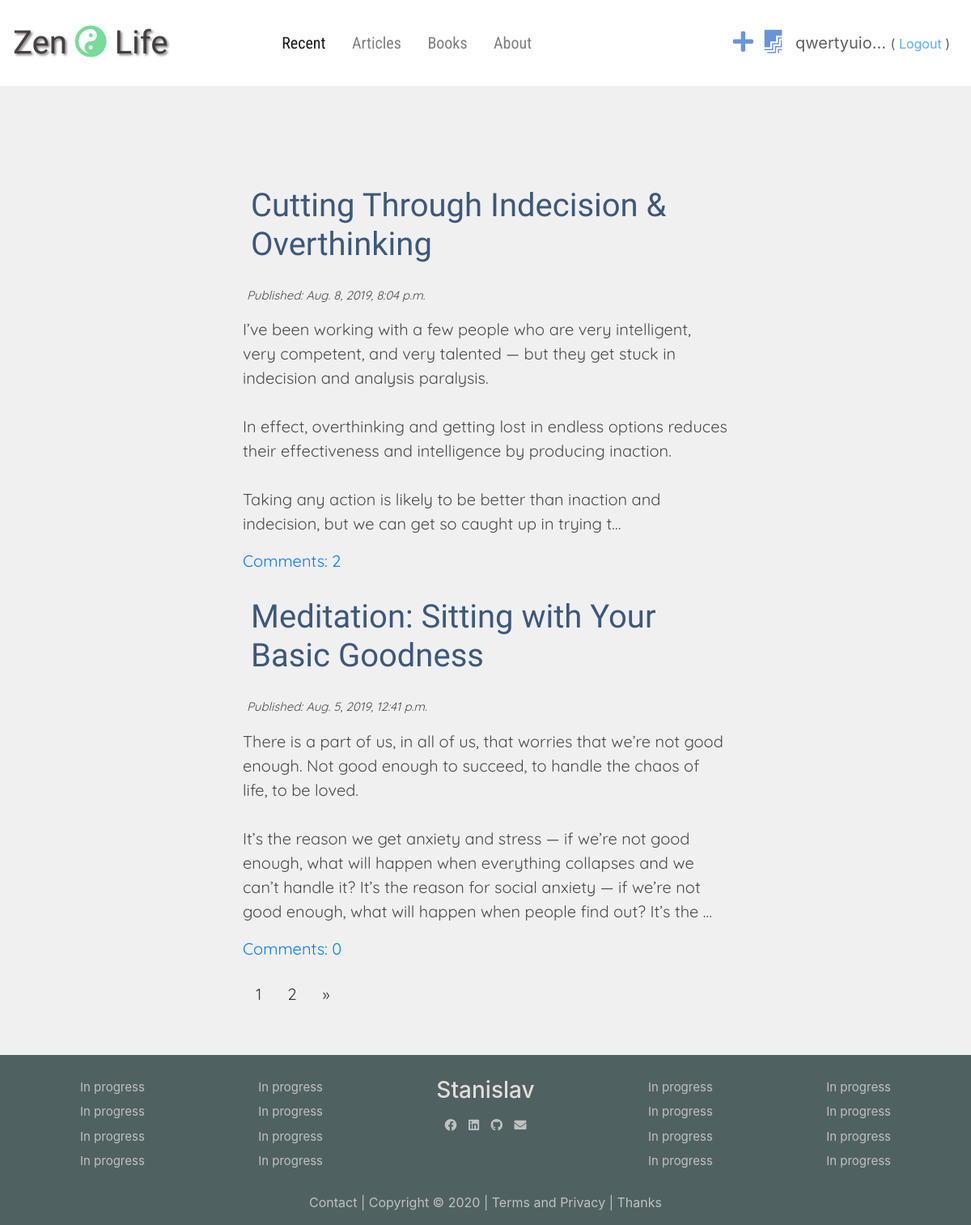
The page / (signed in) on the database its author committed.
### blogApp/models.py (models this page shows, shortened)
class Post(models.Model):
    author = models.ForeignKey('auth.User', on_delete=models.CASCADE)
    title = models.CharField(max_length=250)
    text = models.TextField()
    created_date = models.DateTimeField(default=timezone.now)
    published_date = models.DateTimeField(default=None)
    def approved_comments(self):
        return self.comments.filter(approved=True)

### blogApp/views.py (the view)
# urls.py: path('', views.post_list, name = 'post_list'),
def post_list(request):    #templates/blogApp/post_list.html but tempaltes is automatic
    all_posts = Post.objects.filter(published_date__lte=timezone.now()).order_by('-published_date')
    paginator = Paginator(all_posts, 2)
    page = request.GET.get('page')
    posts = paginator.get_page(page)
    page_range = []
    for i in range(posts.number-3, posts.number+4):
        if i >= 1 and i<= posts.paginator.num_pages:
            page_range.append(i)
    if len(page_range) < 2:
        page_range = []
    stuff_for_frontend = {'posts': posts, 'page_range':page_range}
    return render(request, 'blogApp/post_list.html', stuff_for_frontend)

### blogApp/templates/blogApp/post_list.html (shortened to what this page needs)
{% extends "blogApp/base.html" %}
{% block content %}
    {% for post in posts %}
    <div class="post-div">
        <h2><a href="{% url 'post_detail' pk=post.pk %}">{{ post.title }}</a></h3>
        <p class="time">Published: {{ post.published_date }}</p>
        <p>{{ post.text|truncatechars:400|linebreaksbr }}</p>
        <a href="{% url 'post_detail' pk=post.pk %}#comments">Comments: {{ post.approved_comments.count }}</a>
    </div>
    {% endfor %}
    <div class="pagination">
        {% for i in page_range %}
            <a href="?page={{ i }}"> {{ i }} </a>
        {% endfor %}
        {% if posts.has_next %}
            <a href="?page={{ posts.paginator.num_pages }}">&raquo;</a>
        {% endif %}
    </div>
{% endblock  %}

### blogApp/templates/blogApp/base.html (shortened to what this page needs)
{% load staticfiles %}
<!DOCTYPE html>
<html>
<head>
    <link rel="stylesheet" href="https://stackpath.bootstrapcdn.com/bootstrap/4.4.1/css/bootstrap.min.css">
    <link rel="stylesheet" href="https://use.fontawesome.com/releases/v5.9.0/css/all.css">
    <link rel="stylesheet" href="https://use.fontawesome.com/releases/v5.9.0/css/v4-shims.css">
    <link rel="stylesheet" href=" {% static 'css/blogApp.css' %} ">
    <link rel="stylesheet" href=" {% static 'css/zenburn.css' %} ">
</head>
<body>
    <nav class="navbar navbar-expand-md navbar-light">
        <a class="navbar-brand logo" href=" {% url 'post_list' %} ">Zen <i class="fas fa-yin-yang"></i> Life</a>
        <div class="collapse navbar-collapse nav-div" id="navbarSupportedContent">
            <ul class="navbar-nav">
                <li class="nav-item active">
                    <a class="nav-link" href=" {% url 'post_list' %}">Recent</a>
                </li>
                <li class="nav-item">
                    <a class="nav-link" href=" {% url 'articles' %}">Articles</a>
                </li>
                <li class="nav-item">
                    <a class="nav-link" href=" {% url 'books' %}">Books</a>
                </li>
                <li class="nav-item">
                    <a class="nav-link" href=" {% url 'about' %}">About</a>
                </li>
            </ul>
        </div>
        <div class="nav-login">
            {% if user.is_authenticated %}
            <a href=" {% url 'post_new' %} " data-toggle="tooltip" data-placement="bottom" title="Add a post"><i id="" class="fas fa-plus"></i></a>
            <a href="{% url 'post_draft' %}" data-toggle="tooltip" data-placement="bottom" title="See my drafts"><i id="" class="fab fa-firstdraft"></i></a>
            <p> {{ user.username|truncatechars:10 }} <small>( <a href="{% url 'logout' %}?next={% url 'post_list' %}">Logout</a>
                    )</small></p>
            {% else %}
            <a href="{% url 'login' %}" class="nav-else"><i class="fas fa-sign-in-alt fa-2x"></i></a>
            {% endif %}
        </div>
    </nav>
    <div class="content-wrapper">
        <div class="content-div col-md-6">
            {% block content %}
            {% endblock %}
        </div>
    </div>
    <div class="footer-wrapper">
        <div class="footer-div">
            <ul class="d-sm-block d-none">
                <li><a href="">In progress</a></li>
                <li><a href="">In progress</a></li>
                <li><a href="">In progress</a></li>
                <li><a href="">In progress</a></li>
            </ul>
            <ul class="d-lg-block d-none">
                <li><a href="">In progress</a></li>
                <li><a href="">In progress</a></li>
                <li><a href="">In progress</a></li>
                <li><a href="">In progress</a></li>
            </ul>
            <ul class="contact-info">
                <li><h3>Stanislav</h3></li>
                <li>
                    <a href=""><i class="fab fa-facebook"></i></a>
                    <a href=""><i class="fab fa-linkedin"></i></a>
                    <a href=""><i class="fab fa-github"></i></a>
                    <a href=""><i class="fas fa-envelope"></i></a>
                </li>
            </ul>
            <ul class="d-sm-block d-none">
                <li><a href="">In progress</a></li>
                <li><a href="">In progress</a></li>
                <li><a href="">In progress</a></li>
                <li><a href="">In progress</a></li>
            </ul>
            <ul class="d-lg-block d-none">
                <li><a href="">In progress</a></li>
                <li><a href="">In progress</a></li>
                <li><a href="">In progress</a></li>
                <li><a href="">In progress</a></li>
            </ul>
        </div>
        <p id="copyright">
            <a href="" class="d-none d-sm-inline-block">
                Contact |
            </a>
            <a href="">
                Copyright © 2020
            </a>
            <a href="" class="d-none d-sm-inline-block">
                | Terms and Privacy
            </a>
            <a href="" class="d-none d-md-inline-block">
                | Thanks
            </a></p>
    </div>
</body>
</html>

### blogApp/static/css/blogApp.css (style rules this page uses)
* { margin: 0; padding: 0; }
html, body { min-height: 100%; height: 100%; width: 100%; margin: 0; padding: 0; font-size: 100%; }
body { background-color: rgb(240, 240, 240); font-size: 16px; }
.navbar { background: #fff; }
.nav-div ul li { padding-right: 6% !important; }
.nav-div ul li a { font-size: 1.25rem; font-family: 'Roboto Condensed', sans-serif; color: rgb(59, 53, 53); }
.logo { color: rgb(105, 87, 87); font-size: 2.5rem; padding-right: 10%; font-family: 'Barriecito', cursive; text-shadow: 2px 2px 3px rgb(105, 87, 87); opacity: 0.8; }
.logo i { color: rgb(86, 211, 128); text-shadow: none; }
.nav-login { display: none; }
.nav-login a i { color: rgb(106, 147, 219); padding: 1.9rem 0.425rem; font-size: 1.8rem; }
.nav-login p { font-size: 1.25rem; color: rgb(59, 53, 53); opacity: 0.8; padding: 1.25rem 0.625rem; float: right; margin: 0; }
.nav-login p a { text-decoration: none; opacity: 0.8; }
.content-wrapper { text-align: center; margin-top: 7% }
.content-div { display: inline-block; text-align: left; padding: 1.25rem 0px; font-family: 'Quicksand', sans-serif; font-size: 1.25rem; }
.post-div { padding: 0.625rem 0; }
.post-div h2 { padding: 0.625rem 1.25rem 1.25rem 0.625rem; font-family: 'Indie Flower', cursive; font-size: 2.5rem; color: rgb(60, 88, 124); }
.post-div h2 a { text-decoration: none; font: bold; color: rgb(60, 88, 124); }
.post-div p { color: rgb(77, 74, 74); }
.time { margin-left: 5px !important; font-style: italic; font-size: 0.9375rem; }
.pagination { display: inline-block; }
.pagination a { padding: 0.8em; float: left; text-decoration: none; color: rgb(59, 53, 53); }
.footer-wrapper { background-color: rgb(80, 97, 97); width: 100%; }
.footer-wrapper p { text-align: center; color: silver; padding-bottom: 1rem !important; margin: 0; }
.footer-div { color: rgb(228, 220, 220); margin: 1rem 1.8rem; display: flex; text-align: center; justify-content: space-around; padding-top: 1rem; }
.footer-div ul { flex-flow: column; list-style: none; margin: 0.5rem 1rem; }
.footer-div ul li { padding: 3px; }
.footer-div ul li a { color: silver; text-decoration: none; font-size: 0.9375rem; }
.contact-info a i { padding: 5px; }
#copyright a { text-decoration: none; color: silver; }
@media only screen and (min-width: 768px) { .nav-login { display: flex; align-items: center; } }

### rows shown on the page
Post: title "Cutting Through Indecision & Overthinking", published_date "Aug. 8, 2019, 8:04 p.m.", text "I’ve been working with a few people who are very intelligent, very competent, and very talented — but they get stuck in indecision and analysis paralysis. In effect, overthinking and getting lost in endless options reduces their effectiveness and intelligence by producing inaction. Taking any action is likely to be better than inaction and indecision, but we can get so caught up in trying t…", approved_comments.count "2"
Post: title "Meditation: Sitting with Your Basic Goodness", published_date "Aug. 5, 2019, 12:41 p.m.", text "There is a part of us, in all of us, that worries that we’re not good enough. Not good enough to succeed, to handle the chaos of life, to be loved. It’s the reason we get anxiety and stress — if we’re not good enough, what will happen when everything collapses and we can’t handle it? It’s the reason for social anxiety — if we’re not good enough, what will happen when people find out? It’s the …", approved_comments.count "0"

### other values the page prints
{{ user.username|truncatechars:10 }} "qwertyuio…"
{{ i }} "1" "2"
